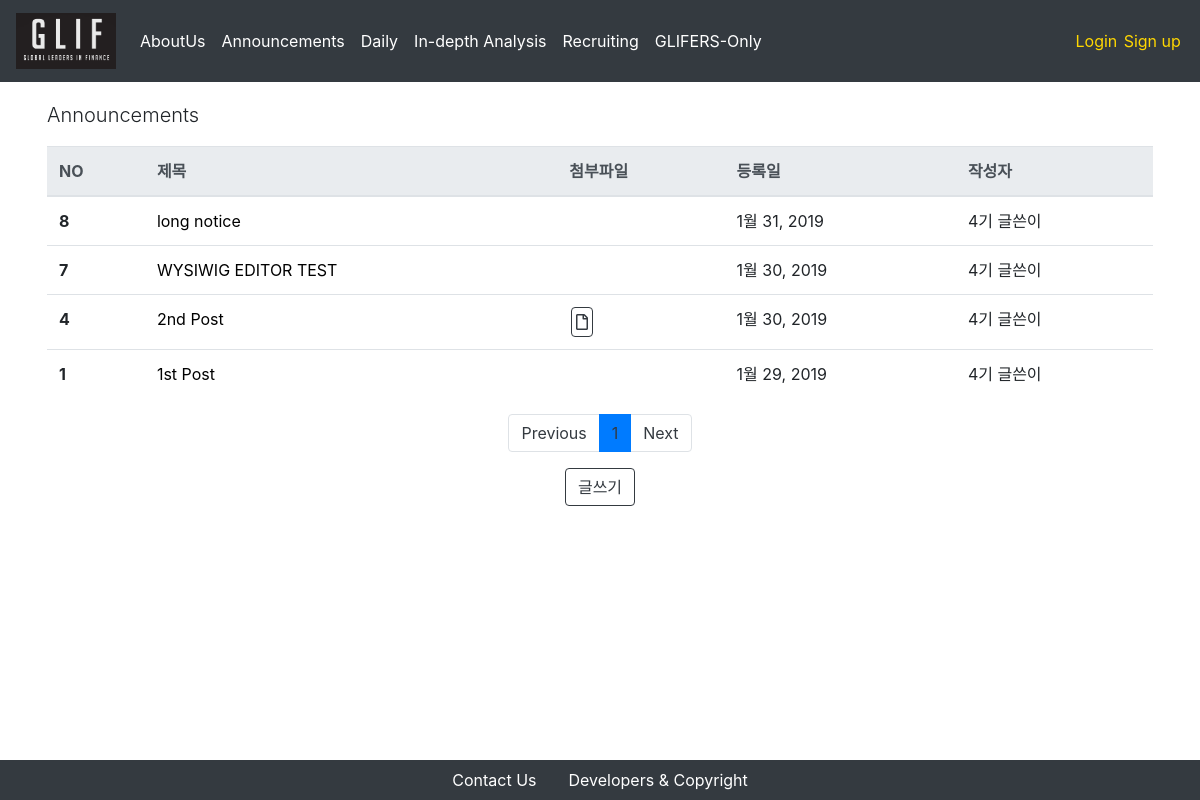
The page /announcement/ on the database as committed earlier.
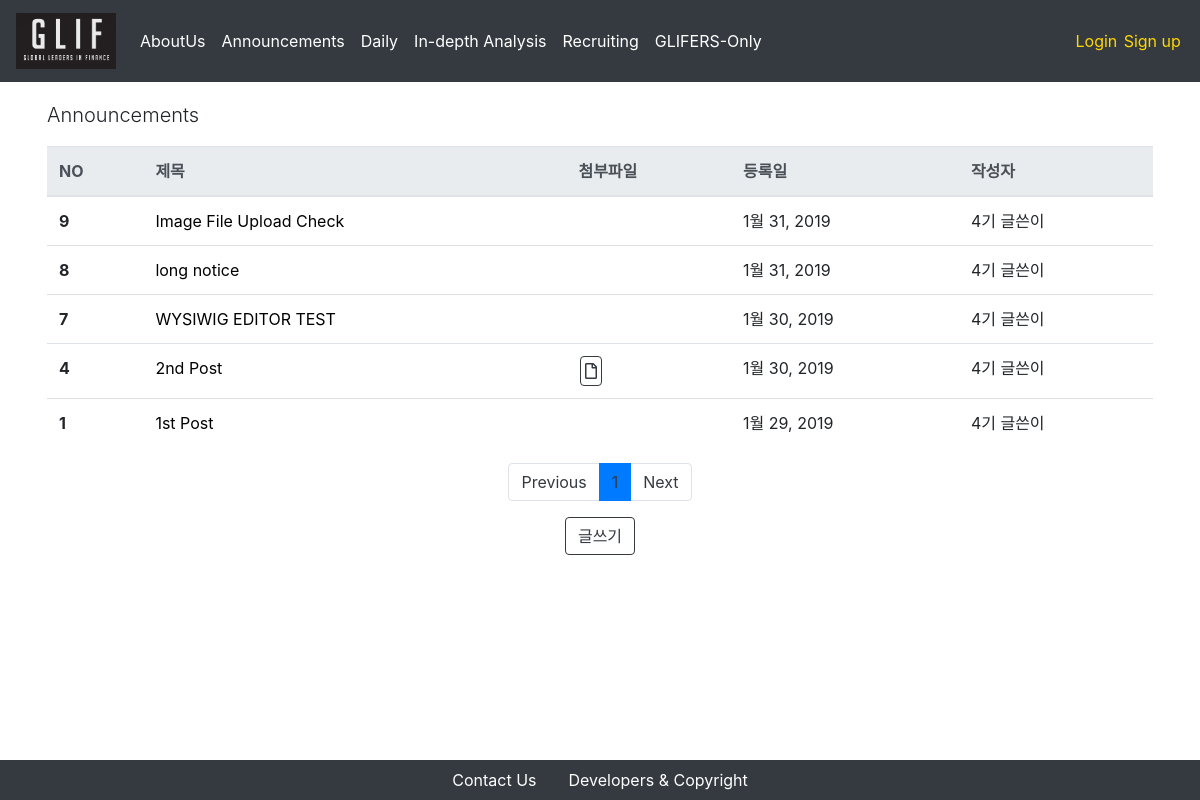
The same page on the database as committed later.
### announcement/models.py (models this page shows, shortened)
class Post(models.Model):
    title = models.CharField(max_length = 250)
    attached_file = models.FileField(upload_to = 'announcement_attached_files/%Y/%m/%d/', blank = True, null = True)
    written_date = models.DateField(auto_now = True)
    writer = models.ForeignKey(Glifer, on_delete = models.CASCADE, related_name = "announcement_writer")
    content = RichTextUploadingField()

### users/models.py (models this page shows)
class Glifer(models.Model):
    user = models.OneToOneField(CustomUser, on_delete = models.CASCADE, primary_key = True)
    is_mentor = models.BooleanField(default=False)
    is_authorized = models.BooleanField(default = False)
    name_en = models.CharField(max_length = 250)
    name_kr = models.CharField(max_length = 250)
    birthdate = models.DateField(default = "2000-01-01")
    phonenumber = models.CharField(max_length = 250)
    email= models.EmailField(max_length = 250)
    work_at = models.CharField(max_length = 250, blank = True)
    self_intro = models.TextField(max_length = 1000)
    profile_img = models.FileField(upload_to = 'profiles/%Y/%m/%d/', default = '/users/man-user.png')
    nth = models.CharField(
        max_length=2,
        choices=nth_CHOICES,
        default=glif_4th,
    )
    def __str__(self):
        return self.nth + " " + self.name_kr

### announcement/views.py (the view)
# urls.py: path('', PostListView.as_view(), name='announcement-index'),
class PostListView(ListView):
    model = Post
    template_name = 'announcement/index.html'
    context_object_name = "posts"
    paginate_by = 5
    block_size = 5 # 하단의 페이지 목록 수
    def get_queryset(self):
        order_by_recent_time = Post.objects.all().order_by("-pk")
        return order_by_recent_time
    def get_context_data(self, **kwargs):
        context = super(PostListView, self).get_context_data(**kwargs)
        block_size = 5 # 하단의 페이지 목록 수
        start_index = int((context['page_obj'].number - 1) / self.block_size) * self.block_size
        end_index = min(start_index + self.block_size, len(context['paginator'].page_range))
        context['page_range'] = context['paginator'].page_range[start_index:end_index]
        return context

### announcement/templates/announcement/index.html
{% extends 'setups/base.html' %}
{% block body %}
<div class = "container">
    <div class = "row">
        <p class = "lead">Announcements</p>
        <table class="table">
            <thead class="thead-light">
                <tr>
                    <th scope="col">NO</th>
                    <th scope="col">제목</th>
                    <th scope="col">첨부파일</th>
                    <th scope="col">등록일</th>
                    <th scope="col">작성자</th>
                </tr>
            </thead>
            <tbody>
                {% for post in posts %}
                    <tr>
                        <th scope="row">{{ post.id }}</th>
                        <td>
                            <a href="/announcement/{{post.pk}}" style = "color:black"> {{ post.title }} </a>
                        </td>
                        {% if post.attached_file != '' %}
                            <td><button type="button" class="btn btn-outline-dark btn-download" onclick="location.href = '/announcement/{{post.pk}}/download'"><i class="far fa-file"></i></button></td>
                        {% else %}
                            <td></td>
                        {% endif %}
                        <td>{{ post.written_date }}</td>
                        <td>{{ post.writer }}</td>
                    </tr>
                {% endfor %}
            </tbody>
        </table>
    </div>
    <nav aria-label="Page navigation">
        <ul class="pagination justify-content-center">
            {% if page_obj.has_previous %}
            <li class = "page-item">
                <a class = "page-link" href="?page={{ page_obj.previous_page_number }}" aria-label="Previous">
                Previous
                </a>
            </li>
            {% else %}
            <li class="page-item"><a class="page-link" href="#" tabindex="-1" aria-disabled="true">Previous</a></li>
            {% endif %}
            {% for i in page_range %}
            {% if page_obj.number == i %}
                <li class = "active page-item"><a class="page-link" href="#">{{i}}</a></li>
            {% else %}
                <li class = "page-item"><a class = "page-link" href="?page={{ i }}">{{ i }}</a></li>
            {% endif %}
            {% endfor %}
            {% if page_obj.has_next %}
            <li class = "page-item">
                <a class = "page-link" href="?page={{ page_obj.next_page_number }}" aria-label="Next">
                    Next
                </a>
            </li>
            {% else %}
            <li class="page-item">
                <a class="page-link" href="#">Next</a>
            </li>
            {% endif %}
        </ul>
    </nav>
    <div class = "row align-items-center justify-content-center">
        <button type="button" class="btn btn-outline-dark" onclick="location.href = '/announcement/new'">글쓰기</button>
    </div>
</div>
{% endblock %}

### setups/templates/setups/base.html (shortened to what this page needs)
<!DOCTYPE html>
<html lang="en">
<head>
    {% load staticfiles %}
    <link rel="stylesheet" href="https://stackpath.bootstrapcdn.com/bootstrap/4.2.1/css/bootstrap.min.css">
    <link rel="stylesheet" type="text/css" href="{% static 'setups/css/index.css' %}">
    <link rel="stylesheet" type="text/css" href="{% static 'setups/css/navbar.css' %}">
    <link rel="stylesheet" type="text/css" href="{% static 'setups/css/aboutUs.css' %}">
    <link rel="stylesheet" type="text/css" href="{% static 'setups/css/daily.css' %}">
    <link rel="stylesheet" type="text/css" href="{% static 'setups/css/recruit.css' %}">
    <link rel="stylesheet" href="https://use.fontawesome.com/releases/v5.6.3/css/all.css">
</head>
<body>
    <nav class="navbar fixed-top navbar-expand-lg navbar-dark bg-dark">
        <a class = "navbar-brand" href = "/"><img class = "logo-img" src="{% static 'setups/images/gliflinklogo.png' %}"></a>
        <div class="collapse navbar-collapse" id="navbarSupportedContent">
        <ul class="navbar-nav mr-auto">
            <li class="nav-item dropdown">
                <a class="nav-link dropdown-toggle" href="#" id="navbarDropdownMenuLink" role="button" data-toggle="dropdown" aria-haspopup="false" aria-expanded="true">
                    AboutUs
                </a>
            </li>
            <li class="nav-item active">
                <a class="nav-link" href="/announcement">Announcements <span class="sr-only">(current)</span></a>
            </li>
            <li class="nav-item dropdown">
                <a class="nav-link dropdown-toggle" href="#" id="navbarDropdownMenuLink" role="button" data-toggle="dropdown" aria-haspopup="false" aria-expanded="true">
                    Daily
                </a>
            </li>
            <li class="nav-item active">
                <a class="nav-link" href="/indepthanalysis">In-depth Analysis <span class="sr-only">(current)</span></a>
            </li>
            <li class="nav-item active">
                <a class="nav-link" href="/recruiting">Recruiting <span class="sr-only">(current)</span></a>
            </li>
            <li class="nav-item dropdown">
                <a class="nav-link dropdown-toggle" href="#" id="navbarDropdownMenuLink" role="button" data-toggle="dropdown" aria-haspopup="false" aria-expanded="true">
                    GLIFERS-Only
                </a>
            </li>
        </ul>
        {% if user.is_authenticated %}
            <ul class="nav navbar-nav navbar-right">
                <li class = "authentification greeting">
                    Hello, {{ user.glifer.name_en }}!
                </li>
                <li class = "authentification"> <a class = "auth-link" href="/accounts/glifer/userinfo/{{ user.pk }}">Info</a> </li>
                <li class = "authentification"> <a class = "auth-link" href="{% url 'logout' %}">Logout</a> </li>
            </ul>
        {% else %}
            <ul class="nav navbar-nav navbar-right">
                <li class = "authentification"> <a class = "auth-link" href="{% url 'login' %}">Login</a> </li>
                <li class = "authentification"> <a class = "auth-link" href="{% url 'signup' %}">Sign up</a> </li>
            </ul>
        {% endif %}
        </div>
    </nav>
    {% block body %}{% endblock %}
    <div class="fixed-bottom navbar-dark bg-dark text-muted">
        <ul class="nav justify-content-center">
            <li class="nav-item">
                <a class="nav-link active" href="#" data-toggle="modal" data-target="#contactus">Contact Us</a>
            </li>
            <li class="nav-item">
                <a class="nav-link" href="#" data-toggle="modal" data-target="#devcopy">Developers & Copyright</a>
            </li>
        </ul>
    </div>
    </body>
</html>

### setups/static/setups/css/index.css (style rules this page uses)
.container { margin-top: 100px; margin-bottom: 100px; padding : 0 2.0rem; }
.btn { margin-left: 0.1em; margin-right: 0.1em; }
.btn.btn-download { padding: 2px 4px; }
a.page-link { color: #343a40!important; }
.page-item.active { background-color: gold; }

### setups/static/setups/css/navbar.css (style rules this page uses)
.navbar-dark .navbar-nav .nav-link { color: white; }
.logo-img { width: 100px; }
a { color: white; }
.dropdown-toggle::after { display:none; }
.authentification { padding-right: 0.2em; padding-left: 0.2em; }
a.auth-link { color: gold; }

Rows that differ between the two databases and show on the page:
added Post: id "9", title "Image File Upload Check", written_date "1월 31, 2019", writer "4기 글쓴이"
